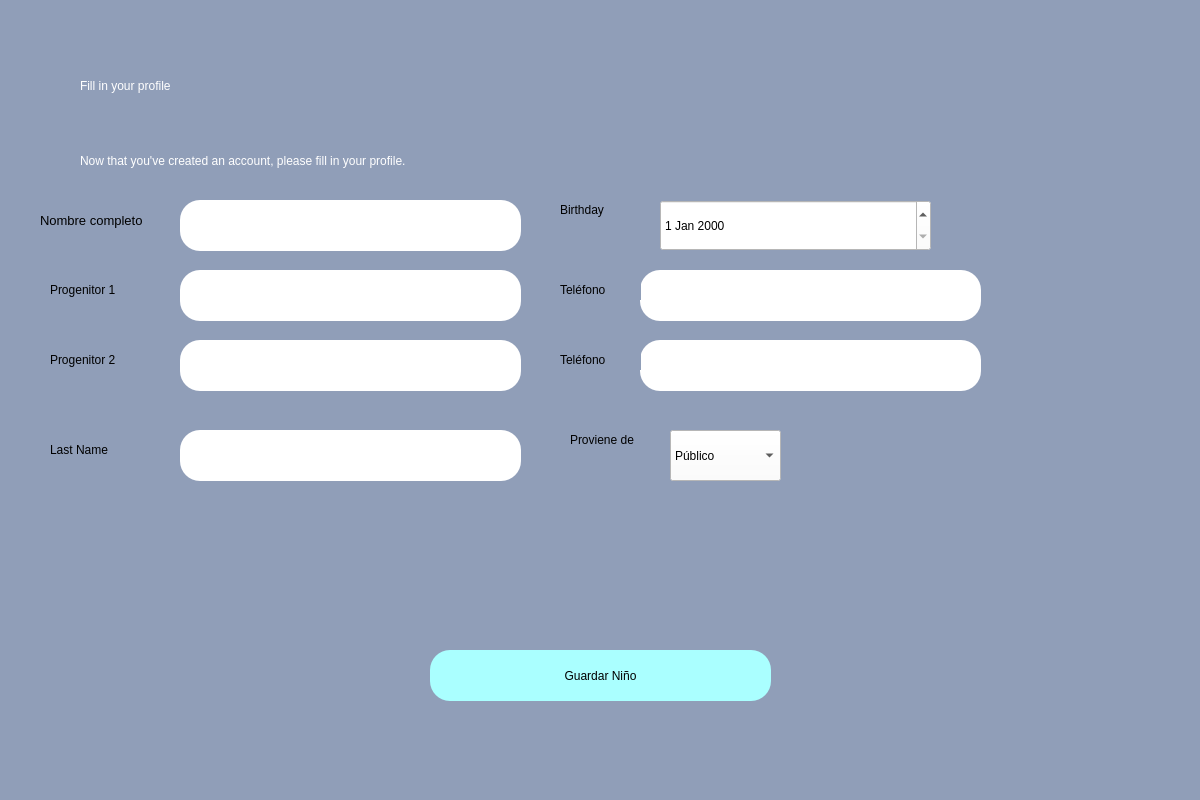
<?xml version="1.0" encoding="UTF-8"?>
<ui version="4.0">
 <class>Dialog</class>
 <widget class="QDialog" name="Dialog">
  <property name="geometry">
   <rect>
    <x>0</x>
    <y>0</y>
    <width>1200</width>
    <height>800</height>
   </rect>
  </property>
  <property name="windowTitle">
   <string>Dialog</string>
  </property>
  <widget class="QWidget" name="bgwidget" native="true">
   <property name="geometry">
    <rect>
     <x>0</x>
     <y>0</y>
     <width>1201</width>
     <height>801</height>
    </rect>
   </property>
   <property name="styleSheet">
    <string notr="true">background-color:rgb(144, 158, 184);</string>
   </property>
   <widget class="QLabel" name="label">
    <property name="geometry">
     <rect>
      <x>80</x>
      <y>50</y>
      <width>471</width>
      <height>71</height>
     </rect>
    </property>
    <property name="styleSheet">
     <string notr="true">font: 36pt &quot;MS Shell Dlg 2&quot;; color:rgb(255, 255, 255)</string>
    </property>
    <property name="text">
     <string>Fill in your profile</string>
    </property>
   </widget>
   <widget class="QLabel" name="label_2">
    <property name="geometry">
     <rect>
      <x>80</x>
      <y>140</y>
      <width>761</width>
      <height>41</height>
     </rect>
    </property>
    <property name="styleSheet">
     <string notr="true">font: 16pt &quot;MS Shell Dlg 2&quot;;color:rgb(255, 255, 255)</string>
    </property>
    <property name="text">
     <string>Now that you've created an account, please fill in your profile.</string>
    </property>
   </widget>
   <widget class="QPushButton" name="signup">
    <property name="geometry">
     <rect>
      <x>430</x>
      <y>650</y>
      <width>341</width>
      <height>51</height>
     </rect>
    </property>
    <property name="styleSheet">
     <string notr="true">border-radius:20px;
background-color: rgb(170, 255, 255);
font: 14pt &quot;MS Shell Dlg 2&quot;;</string>
    </property>
    <property name="text">
     <string>Guardar Niño</string>
    </property>
   </widget>
   <widget class="QLineEdit" name="username">
    <property name="geometry">
     <rect>
      <x>180</x>
      <y>200</y>
      <width>341</width>
      <height>51</height>
     </rect>
    </property>
    <property name="styleSheet">
     <string notr="true">background-color:white;
border-radius: 20px;
font: 12pt &quot;MS Shell Dlg 2&quot;;</string>
    </property>
    <property name="text">
     <string/>
    </property>
   </widget>
   <widget class="QLineEdit" name="firstname">
    <property name="geometry">
     <rect>
      <x>180</x>
      <y>270</y>
      <width>341</width>
      <height>51</height>
     </rect>
    </property>
    <property name="styleSheet">
     <string notr="true">background-color:white;
border-radius: 20px;
font: 12pt &quot;MS Shell Dlg 2&quot;;</string>
    </property>
   </widget>
   <widget class="QLabel" name="label_3">
    <property name="geometry">
     <rect>
      <x>40</x>
      <y>210</y>
      <width>121</width>
      <height>20</height>
     </rect>
    </property>
    <property name="font">
     <font>
      <family>MS Shell Dlg 2</family>
      <pointsize>10</pointsize>
      <weight>50</weight>
      <italic>false</italic>
      <bold>false</bold>
     </font>
    </property>
    <property name="styleSheet">
     <string notr="true">font: 10pt &quot;MS Shell Dlg 2&quot;;</string>
    </property>
    <property name="text">
     <string>Nombre completo</string>
    </property>
   </widget>
   <widget class="QLabel" name="label_4">
    <property name="geometry">
     <rect>
      <x>50</x>
      <y>280</y>
      <width>81</width>
      <height>20</height>
     </rect>
    </property>
    <property name="styleSheet">
     <string notr="true">font: 10pt &quot;MS Shell Dlg 2&quot;;</string>
    </property>
    <property name="text">
     <string>Progenitor 1</string>
    </property>
   </widget>
   <widget class="QLabel" name="error">
    <property name="geometry">
     <rect>
      <x>550</x>
      <y>456</y>
      <width>231</width>
      <height>20</height>
     </rect>
    </property>
    <property name="styleSheet">
     <string notr="true">font: 12pt &quot;MS Shell Dlg 2&quot;; color:red;</string>
    </property>
    <property name="text">
     <string/>
    </property>
   </widget>
   <widget class="QLabel" name="label_5">
    <property name="geometry">
     <rect>
      <x>50</x>
      <y>440</y>
      <width>81</width>
      <height>20</height>
     </rect>
    </property>
    <property name="styleSheet">
     <string notr="true">font: 10pt &quot;MS Shell Dlg 2&quot;;</string>
    </property>
    <property name="text">
     <string>Last Name</string>
    </property>
   </widget>
   <widget class="QLineEdit" name="lastname">
    <property name="geometry">
     <rect>
      <x>180</x>
      <y>430</y>
      <width>341</width>
      <height>51</height>
     </rect>
    </property>
    <property name="styleSheet">
     <string notr="true">background-color:white;
border-radius: 20px;
font: 12pt &quot;MS Shell Dlg 2&quot;;</string>
    </property>
   </widget>
   <widget class="QDateEdit" name="birthday">
    <property name="geometry">
     <rect>
      <x>660</x>
      <y>200</y>
      <width>271</width>
      <height>51</height>
     </rect>
    </property>
    <property name="styleSheet">
     <string notr="true">background-color:white;
font: 12pt &quot;MS Shell Dlg 2&quot;;</string>
    </property>
   </widget>
   <widget class="QLabel" name="label_6">
    <property name="geometry">
     <rect>
      <x>560</x>
      <y>200</y>
      <width>81</width>
      <height>20</height>
     </rect>
    </property>
    <property name="styleSheet">
     <string notr="true">font: 10pt &quot;MS Shell Dlg 2&quot;;</string>
    </property>
    <property name="text">
     <string>Birthday</string>
    </property>
   </widget>
   <widget class="QComboBox" name="comboBox">
    <property name="geometry">
     <rect>
      <x>670</x>
      <y>430</y>
      <width>111</width>
      <height>51</height>
     </rect>
    </property>
    <property name="styleSheet">
     <string notr="true">background-color:white;
font: 12pt &quot;MS Shell Dlg 2&quot;;</string>
    </property>
    <property name="currentText">
     <string>Público</string>
    </property>
    <item>
     <property name="text">
      <string>Público</string>
     </property>
    </item>
    <item>
     <property name="text">
      <string>Privado</string>
     </property>
    </item>
   </widget>
   <widget class="QLabel" name="label_8">
    <property name="geometry">
     <rect>
      <x>570</x>
      <y>430</y>
      <width>81</width>
      <height>20</height>
     </rect>
    </property>
    <property name="styleSheet">
     <string notr="true">font: 10pt &quot;MS Shell Dlg 2&quot;;</string>
    </property>
    <property name="text">
     <string>Proviene de</string>
    </property>
   </widget>
   <widget class="QLabel" name="label_7">
    <property name="geometry">
     <rect>
      <x>50</x>
      <y>350</y>
      <width>81</width>
      <height>20</height>
     </rect>
    </property>
    <property name="styleSheet">
     <string notr="true">font: 10pt &quot;MS Shell Dlg 2&quot;;</string>
    </property>
    <property name="text">
     <string>Progenitor 2</string>
    </property>
   </widget>
   <widget class="QLineEdit" name="firstname_2">
    <property name="geometry">
     <rect>
      <x>180</x>
      <y>340</y>
      <width>341</width>
      <height>51</height>
     </rect>
    </property>
    <property name="styleSheet">
     <string notr="true">background-color:white;
border-radius: 20px;
font: 12pt &quot;MS Shell Dlg 2&quot;;</string>
    </property>
   </widget>
   <widget class="QLineEdit" name="firstname_3">
    <property name="geometry">
     <rect>
      <x>640</x>
      <y>270</y>
      <width>341</width>
      <height>51</height>
     </rect>
    </property>
    <property name="styleSheet">
     <string notr="true">background-color:white;
border-radius: 20px;
font: 12pt &quot;MS Shell Dlg 2&quot;;</string>
    </property>
   </widget>
   <widget class="QLineEdit" name="firstname_4">
    <property name="geometry">
     <rect>
      <x>640</x>
      <y>340</y>
      <width>341</width>
      <height>51</height>
     </rect>
    </property>
    <property name="styleSheet">
     <string notr="true">background-color:white;
border-radius: 20px;
font: 12pt &quot;MS Shell Dlg 2&quot;;</string>
    </property>
   </widget>
   <widget class="QLabel" name="label_9">
    <property name="geometry">
     <rect>
      <x>560</x>
      <y>280</y>
      <width>81</width>
      <height>20</height>
     </rect>
    </property>
    <property name="styleSheet">
     <string notr="true">font: 10pt &quot;MS Shell Dlg 2&quot;;</string>
    </property>
    <property name="text">
     <string>Teléfono</string>
    </property>
   </widget>
   <widget class="QLabel" name="label_10">
    <property name="geometry">
     <rect>
      <x>560</x>
      <y>350</y>
      <width>81</width>
      <height>20</height>
     </rect>
    </property>
    <property name="styleSheet">
     <string notr="true">font: 10pt &quot;MS Shell Dlg 2&quot;;</string>
    </property>
    <property name="text">
     <string>Teléfono</string>
    </property>
   </widget>
  </widget>
 </widget>
 <resources>
  <include location="placeholder.qrc"/>
 </resources>
 <connections/>
</ui>
